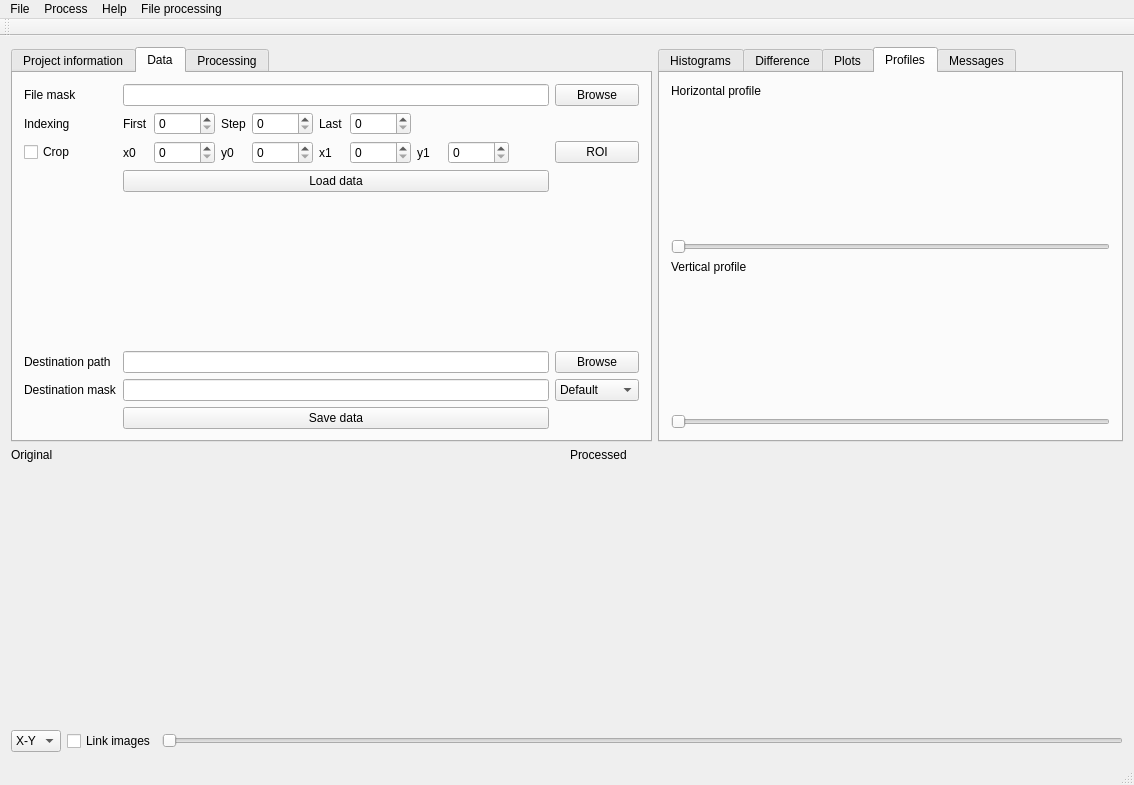
<?xml version="1.0" encoding="UTF-8"?>
<ui version="4.0">
 <class>KipToolMainWindow</class>
 <widget class="QMainWindow" name="KipToolMainWindow">
  <property name="geometry">
   <rect>
    <x>0</x>
    <y>0</y>
    <width>1134</width>
    <height>785</height>
   </rect>
  </property>
  <property name="windowTitle">
   <string>QtKipTool</string>
  </property>
  <widget class="QWidget" name="centralWidget">
   <layout class="QVBoxLayout" name="verticalLayout_2">
    <item>
     <layout class="QVBoxLayout" name="verticalLayout_global">
      <property name="topMargin">
       <number>0</number>
      </property>
      <item>
       <layout class="QHBoxLayout" name="horizontalLayout_forms">
        <item>
         <widget class="QTabWidget" name="tabWidget_forms">
          <property name="currentIndex">
           <number>1</number>
          </property>
          <widget class="QWidget" name="tab_projectinfo">
           <attribute name="title">
            <string>Project information</string>
           </attribute>
           <layout class="QFormLayout" name="formLayout_2">
            <property name="fieldGrowthPolicy">
             <enum>QFormLayout::AllNonFixedFieldsGrow</enum>
            </property>
            <item row="1" column="0">
             <widget class="QLabel" name="label_3">
              <property name="text">
               <string>Project</string>
              </property>
             </widget>
            </item>
            <item row="1" column="1">
             <widget class="QLineEdit" name="edit_projectname"/>
            </item>
            <item row="2" column="0">
             <widget class="QLabel" name="label_4">
              <property name="text">
               <string>User</string>
              </property>
             </widget>
            </item>
            <item row="2" column="1">
             <widget class="QLineEdit" name="edit_username"/>
            </item>
            <item row="3" column="0">
             <widget class="QLabel" name="label_5">
              <property name="text">
               <string>Sample</string>
              </property>
             </widget>
            </item>
            <item row="3" column="1">
             <widget class="QLineEdit" name="edit_samplename"/>
            </item>
            <item row="4" column="0">
             <widget class="QLabel" name="label_6">
              <property name="text">
               <string>Instrument</string>
              </property>
             </widget>
            </item>
            <item row="4" column="1">
             <widget class="QLineEdit" name="edit_instrument"/>
            </item>
            <item row="5" column="0">
             <widget class="QLabel" name="label_7">
              <property name="text">
               <string>Description</string>
              </property>
             </widget>
            </item>
            <item row="6" column="1">
             <widget class="QTextEdit" name="text_description"/>
            </item>
           </layout>
          </widget>
          <widget class="QWidget" name="tab_datainfo">
           <attribute name="title">
            <string>Data</string>
           </attribute>
           <layout class="QGridLayout" name="gridLayout">
            <item row="3" column="4">
             <widget class="QPushButton" name="button_getROI">
              <property name="text">
               <string>ROI</string>
              </property>
             </widget>
            </item>
            <item row="2" column="3">
             <layout class="QHBoxLayout" name="horizontalLayout_indexing">
              <item>
               <widget class="QLabel" name="label_16">
                <property name="sizePolicy">
                 <sizepolicy hsizetype="Maximum" vsizetype="Preferred">
                  <horstretch>0</horstretch>
                  <verstretch>0</verstretch>
                 </sizepolicy>
                </property>
                <property name="minimumSize">
                 <size>
                  <width>25</width>
                  <height>0</height>
                 </size>
                </property>
                <property name="text">
                 <string>First</string>
                </property>
               </widget>
              </item>
              <item>
               <widget class="QSpinBox" name="spin_idxfirst">
                <property name="sizePolicy">
                 <sizepolicy hsizetype="Maximum" vsizetype="Fixed">
                  <horstretch>0</horstretch>
                  <verstretch>0</verstretch>
                 </sizepolicy>
                </property>
                <property name="minimumSize">
                 <size>
                  <width>40</width>
                  <height>0</height>
                 </size>
                </property>
                <property name="maximum">
                 <number>10000</number>
                </property>
               </widget>
              </item>
              <item>
               <widget class="QLabel" name="label_15">
                <property name="sizePolicy">
                 <sizepolicy hsizetype="Maximum" vsizetype="Preferred">
                  <horstretch>0</horstretch>
                  <verstretch>0</verstretch>
                 </sizepolicy>
                </property>
                <property name="minimumSize">
                 <size>
                  <width>25</width>
                  <height>0</height>
                 </size>
                </property>
                <property name="text">
                 <string>Step</string>
                </property>
               </widget>
              </item>
              <item>
               <widget class="QSpinBox" name="spin_idxstep">
                <property name="sizePolicy">
                 <sizepolicy hsizetype="Maximum" vsizetype="Fixed">
                  <horstretch>0</horstretch>
                  <verstretch>0</verstretch>
                 </sizepolicy>
                </property>
                <property name="minimumSize">
                 <size>
                  <width>40</width>
                  <height>0</height>
                 </size>
                </property>
                <property name="maximum">
                 <number>10000</number>
                </property>
               </widget>
              </item>
              <item>
               <widget class="QLabel" name="label_17">
                <property name="sizePolicy">
                 <sizepolicy hsizetype="Maximum" vsizetype="Preferred">
                  <horstretch>0</horstretch>
                  <verstretch>0</verstretch>
                 </sizepolicy>
                </property>
                <property name="minimumSize">
                 <size>
                  <width>25</width>
                  <height>0</height>
                 </size>
                </property>
                <property name="text">
                 <string>Last</string>
                </property>
               </widget>
              </item>
              <item>
               <widget class="QSpinBox" name="spin_idxlast">
                <property name="sizePolicy">
                 <sizepolicy hsizetype="Maximum" vsizetype="Fixed">
                  <horstretch>0</horstretch>
                  <verstretch>0</verstretch>
                 </sizepolicy>
                </property>
                <property name="minimumSize">
                 <size>
                  <width>40</width>
                  <height>0</height>
                 </size>
                </property>
                <property name="maximum">
                 <number>10000</number>
                </property>
               </widget>
              </item>
              <item>
               <spacer name="horizontalSpacer_indexing">
                <property name="orientation">
                 <enum>Qt::Horizontal</enum>
                </property>
                <property name="sizeHint" stdset="0">
                 <size>
                  <width>40</width>
                  <height>20</height>
                 </size>
                </property>
               </spacer>
              </item>
             </layout>
            </item>
            <item row="3" column="0">
             <widget class="QCheckBox" name="check_crop">
              <property name="text">
               <string>Crop</string>
              </property>
             </widget>
            </item>
            <item row="6" column="4">
             <widget class="QPushButton" name="button_browsedestination">
              <property name="text">
               <string>Browse</string>
              </property>
             </widget>
            </item>
            <item row="6" column="0">
             <widget class="QLabel" name="label_18">
              <property name="text">
               <string>Destination path</string>
              </property>
             </widget>
            </item>
            <item row="7" column="0">
             <widget class="QLabel" name="label_19">
              <property name="text">
               <string>Destination mask</string>
              </property>
             </widget>
            </item>
            <item row="8" column="3">
             <widget class="QPushButton" name="button_savedata">
              <property name="text">
               <string>Save data</string>
              </property>
             </widget>
            </item>
            <item row="6" column="3">
             <widget class="QLineEdit" name="edit_destinationpath"/>
            </item>
            <item row="7" column="3">
             <widget class="QLineEdit" name="edit_destinationmask"/>
            </item>
            <item row="7" column="4">
             <widget class="QComboBox" name="combo_FileType">
              <item>
               <property name="text">
                <string>Default</string>
               </property>
              </item>
              <item>
               <property name="text">
                <string>8bit TIFF</string>
               </property>
              </item>
              <item>
               <property name="text">
                <string>16bit TIFF</string>
               </property>
              </item>
              <item>
               <property name="text">
                <string>float TIFF</string>
               </property>
              </item>
             </widget>
            </item>
            <item row="0" column="4">
             <widget class="QPushButton" name="button_browsedatapath">
              <property name="text">
               <string>Browse</string>
              </property>
             </widget>
            </item>
            <item row="2" column="0">
             <widget class="QLabel" name="label_14">
              <property name="text">
               <string>Indexing</string>
              </property>
             </widget>
            </item>
            <item row="5" column="0">
             <spacer name="verticalSpacer">
              <property name="orientation">
               <enum>Qt::Vertical</enum>
              </property>
              <property name="sizeHint" stdset="0">
               <size>
                <width>20</width>
                <height>40</height>
               </size>
              </property>
             </spacer>
            </item>
            <item row="3" column="3">
             <layout class="QHBoxLayout" name="horizontalLayout_crop">
              <item>
               <widget class="QLabel" name="label_10">
                <property name="sizePolicy">
                 <sizepolicy hsizetype="Maximum" vsizetype="Preferred">
                  <horstretch>0</horstretch>
                  <verstretch>0</verstretch>
                 </sizepolicy>
                </property>
                <property name="minimumSize">
                 <size>
                  <width>25</width>
                  <height>0</height>
                 </size>
                </property>
                <property name="text">
                 <string>x0</string>
                </property>
               </widget>
              </item>
              <item>
               <widget class="QSpinBox" name="spin_crop0">
                <property name="sizePolicy">
                 <sizepolicy hsizetype="Maximum" vsizetype="Fixed">
                  <horstretch>0</horstretch>
                  <verstretch>0</verstretch>
                 </sizepolicy>
                </property>
                <property name="minimumSize">
                 <size>
                  <width>40</width>
                  <height>0</height>
                 </size>
                </property>
                <property name="maximum">
                 <number>10000</number>
                </property>
               </widget>
              </item>
              <item>
               <widget class="QLabel" name="label_11">
                <property name="sizePolicy">
                 <sizepolicy hsizetype="Maximum" vsizetype="Preferred">
                  <horstretch>0</horstretch>
                  <verstretch>0</verstretch>
                 </sizepolicy>
                </property>
                <property name="minimumSize">
                 <size>
                  <width>25</width>
                  <height>0</height>
                 </size>
                </property>
                <property name="text">
                 <string>y0</string>
                </property>
               </widget>
              </item>
              <item>
               <widget class="QSpinBox" name="spin_crop1">
                <property name="sizePolicy">
                 <sizepolicy hsizetype="Maximum" vsizetype="Fixed">
                  <horstretch>0</horstretch>
                  <verstretch>0</verstretch>
                 </sizepolicy>
                </property>
                <property name="minimumSize">
                 <size>
                  <width>40</width>
                  <height>0</height>
                 </size>
                </property>
                <property name="maximum">
                 <number>10000</number>
                </property>
               </widget>
              </item>
              <item>
               <widget class="QLabel" name="label_12">
                <property name="sizePolicy">
                 <sizepolicy hsizetype="Maximum" vsizetype="Preferred">
                  <horstretch>0</horstretch>
                  <verstretch>0</verstretch>
                 </sizepolicy>
                </property>
                <property name="minimumSize">
                 <size>
                  <width>25</width>
                  <height>0</height>
                 </size>
                </property>
                <property name="text">
                 <string>x1</string>
                </property>
               </widget>
              </item>
              <item>
               <widget class="QSpinBox" name="spin_crop2">
                <property name="sizePolicy">
                 <sizepolicy hsizetype="Maximum" vsizetype="Fixed">
                  <horstretch>0</horstretch>
                  <verstretch>0</verstretch>
                 </sizepolicy>
                </property>
                <property name="minimumSize">
                 <size>
                  <width>40</width>
                  <height>0</height>
                 </size>
                </property>
                <property name="maximum">
                 <number>10000</number>
                </property>
               </widget>
              </item>
              <item>
               <widget class="QLabel" name="label_13">
                <property name="sizePolicy">
                 <sizepolicy hsizetype="Maximum" vsizetype="Preferred">
                  <horstretch>0</horstretch>
                  <verstretch>0</verstretch>
                 </sizepolicy>
                </property>
                <property name="minimumSize">
                 <size>
                  <width>25</width>
                  <height>0</height>
                 </size>
                </property>
                <property name="text">
                 <string>y1</string>
                </property>
               </widget>
              </item>
              <item>
               <widget class="QSpinBox" name="spin_crop3">
                <property name="sizePolicy">
                 <sizepolicy hsizetype="Maximum" vsizetype="Fixed">
                  <horstretch>0</horstretch>
                  <verstretch>0</verstretch>
                 </sizepolicy>
                </property>
                <property name="minimumSize">
                 <size>
                  <width>40</width>
                  <height>0</height>
                 </size>
                </property>
                <property name="maximum">
                 <number>10000</number>
                </property>
               </widget>
              </item>
              <item>
               <spacer name="horizontalSpacer_crop">
                <property name="orientation">
                 <enum>Qt::Horizontal</enum>
                </property>
                <property name="sizeHint" stdset="0">
                 <size>
                  <width>40</width>
                  <height>20</height>
                 </size>
                </property>
               </spacer>
              </item>
             </layout>
            </item>
            <item row="4" column="3">
             <widget class="QPushButton" name="button_loaddata">
              <property name="text">
               <string>Load data</string>
              </property>
             </widget>
            </item>
            <item row="0" column="3">
             <widget class="QLineEdit" name="edit_datafilemask">
              <property name="minimumSize">
               <size>
                <width>300</width>
                <height>0</height>
               </size>
              </property>
             </widget>
            </item>
            <item row="0" column="0">
             <widget class="QLabel" name="label_9">
              <property name="text">
               <string>File mask</string>
              </property>
             </widget>
            </item>
           </layout>
          </widget>
          <widget class="QWidget" name="tab_7">
           <attribute name="title">
            <string>Processing</string>
           </attribute>
           <layout class="QVBoxLayout" name="verticalLayout_13">
            <item>
             <layout class="QVBoxLayout" name="verticalLayout_12">
              <item>
               <widget class="ModuleChainConfiguratorWidget" name="widget_moduleconfigurator" native="true"/>
              </item>
             </layout>
            </item>
           </layout>
          </widget>
         </widget>
        </item>
        <item>
         <widget class="QTabWidget" name="tabWidget_plots">
          <property name="currentIndex">
           <number>3</number>
          </property>
          <widget class="QWidget" name="tab_histograms">
           <property name="enabled">
            <bool>false</bool>
           </property>
           <attribute name="title">
            <string>Histograms</string>
           </attribute>
           <layout class="QVBoxLayout" name="verticalLayout_9">
            <item>
             <layout class="QVBoxLayout" name="verticalLayout_8">
              <item>
               <widget class="QtAddons::Plotter" name="plotter_histogram" native="true"/>
              </item>
             </layout>
            </item>
           </layout>
          </widget>
          <widget class="QWidget" name="tab_differenceimage">
           <attribute name="title">
            <string>Difference</string>
           </attribute>
           <layout class="QVBoxLayout" name="verticalLayout_3">
            <item>
             <layout class="QVBoxLayout" name="verticalLayout">
              <item>
               <widget class="QtAddons::ImageViewerWidget" name="imageviewer_difference" native="true"/>
              </item>
             </layout>
            </item>
           </layout>
          </widget>
          <widget class="QWidget" name="tab_plots">
           <attribute name="title">
            <string>Plots</string>
           </attribute>
           <layout class="QVBoxLayout" name="verticalLayout_7">
            <item>
             <layout class="QVBoxLayout" name="verticalLayout_plots">
              <item>
               <widget class="QComboBox" name="combo_plotselector"/>
              </item>
              <item>
               <widget class="QtAddons::Plotter" name="plotter_plots" native="true"/>
              </item>
             </layout>
            </item>
           </layout>
          </widget>
          <widget class="QWidget" name="tab">
           <attribute name="title">
            <string>Profiles</string>
           </attribute>
           <layout class="QHBoxLayout" name="horizontalLayout_3">
            <item>
             <layout class="QVBoxLayout" name="verticalLayout_4">
              <item>
               <widget class="QLabel" name="label_20">
                <property name="sizePolicy">
                 <sizepolicy hsizetype="Preferred" vsizetype="Fixed">
                  <horstretch>0</horstretch>
                  <verstretch>0</verstretch>
                 </sizepolicy>
                </property>
                <property name="text">
                 <string>Horizontal profile</string>
                </property>
               </widget>
              </item>
              <item>
               <widget class="QtAddons::Plotter" name="plotter_hprofile" native="true"/>
              </item>
              <item>
               <widget class="QSlider" name="slider_hprofile">
                <property name="orientation">
                 <enum>Qt::Horizontal</enum>
                </property>
               </widget>
              </item>
              <item>
               <widget class="QLabel" name="label_21">
                <property name="sizePolicy">
                 <sizepolicy hsizetype="Preferred" vsizetype="Fixed">
                  <horstretch>0</horstretch>
                  <verstretch>0</verstretch>
                 </sizepolicy>
                </property>
                <property name="text">
                 <string>Vertical profile</string>
                </property>
               </widget>
              </item>
              <item>
               <widget class="QtAddons::Plotter" name="plotter_vprofile" native="true"/>
              </item>
              <item>
               <widget class="QSlider" name="slider_vprofile">
                <property name="orientation">
                 <enum>Qt::Horizontal</enum>
                </property>
               </widget>
              </item>
             </layout>
            </item>
           </layout>
          </widget>
          <widget class="QWidget" name="tab_messages">
           <attribute name="title">
            <string>Messages</string>
           </attribute>
           <layout class="QVBoxLayout" name="verticalLayout_11">
            <item>
             <layout class="QVBoxLayout" name="verticalLayout_messages">
              <item>
               <widget class="QtAddons::QtLogViewer" name="widget_logviewer" native="true"/>
              </item>
             </layout>
            </item>
           </layout>
          </widget>
         </widget>
        </item>
       </layout>
      </item>
      <item>
       <layout class="QVBoxLayout" name="verticalLayout_images">
        <item>
         <layout class="QHBoxLayout" name="horizontalLayout_4">
          <item>
           <layout class="QVBoxLayout" name="verticalLayout_origimg">
            <item>
             <widget class="QLabel" name="label">
              <property name="sizePolicy">
               <sizepolicy hsizetype="Preferred" vsizetype="Maximum">
                <horstretch>0</horstretch>
                <verstretch>0</verstretch>
               </sizepolicy>
              </property>
              <property name="text">
               <string>Original</string>
              </property>
             </widget>
            </item>
            <item>
             <widget class="QtAddons::ImageViewerWidget" name="imageviewer_original" native="true">
              <property name="minimumSize">
               <size>
                <width>0</width>
                <height>256</height>
               </size>
              </property>
             </widget>
            </item>
           </layout>
          </item>
          <item>
           <layout class="QVBoxLayout" name="verticalLayout_procimg">
            <item>
             <widget class="QLabel" name="label_2">
              <property name="sizePolicy">
               <sizepolicy hsizetype="Preferred" vsizetype="Maximum">
                <horstretch>0</horstretch>
                <verstretch>0</verstretch>
               </sizepolicy>
              </property>
              <property name="text">
               <string>Processed</string>
              </property>
             </widget>
            </item>
            <item>
             <widget class="QtAddons::ImageViewerWidget" name="imageviewer_processed" native="true">
              <property name="minimumSize">
               <size>
                <width>256</width>
                <height>0</height>
               </size>
              </property>
             </widget>
            </item>
           </layout>
          </item>
         </layout>
        </item>
       </layout>
      </item>
      <item>
       <layout class="QHBoxLayout" name="horizontalLayout_2">
        <property name="topMargin">
         <number>0</number>
        </property>
        <item>
         <widget class="QComboBox" name="combo_sliceplane">
          <item>
           <property name="text">
            <string>X-Y</string>
           </property>
          </item>
          <item>
           <property name="text">
            <string>X-Z</string>
           </property>
          </item>
          <item>
           <property name="text">
            <string>Y-Z</string>
           </property>
          </item>
         </widget>
        </item>
        <item>
         <widget class="QCheckBox" name="check_linkviewers">
          <property name="text">
           <string>Link images</string>
          </property>
          <property name="checked">
           <bool>false</bool>
          </property>
         </widget>
        </item>
        <item>
         <widget class="QSlider" name="slider_images">
          <property name="orientation">
           <enum>Qt::Horizontal</enum>
          </property>
         </widget>
        </item>
       </layout>
      </item>
     </layout>
    </item>
   </layout>
  </widget>
  <widget class="QMenuBar" name="menuBar">
   <property name="geometry">
    <rect>
     <x>0</x>
     <y>0</y>
     <width>1134</width>
     <height>22</height>
    </rect>
   </property>
   <widget class="QMenu" name="menuFile">
    <property name="title">
     <string>File</string>
    </property>
    <addaction name="actionNew"/>
    <addaction name="actionOpen"/>
    <addaction name="actionSave"/>
    <addaction name="actionSave_as"/>
    <addaction name="actionQuit"/>
   </widget>
   <widget class="QMenu" name="menuProcess">
    <property name="title">
     <string>Process</string>
    </property>
    <addaction name="actionStart_processing"/>
    <addaction name="actionProcessing_history"/>
    <addaction name="actionClear_History"/>
   </widget>
   <widget class="QMenu" name="menuHelp">
    <property name="title">
     <string>Help</string>
    </property>
    <addaction name="actionAbout"/>
   </widget>
   <widget class="QMenu" name="menuFile_processing">
    <property name="title">
     <string>File processing</string>
    </property>
    <addaction name="actionGeneric_file_conversion"/>
   </widget>
   <addaction name="menuFile"/>
   <addaction name="menuProcess"/>
   <addaction name="menuHelp"/>
   <addaction name="menuFile_processing"/>
  </widget>
  <widget class="QToolBar" name="mainToolBar">
   <attribute name="toolBarArea">
    <enum>TopToolBarArea</enum>
   </attribute>
   <attribute name="toolBarBreak">
    <bool>false</bool>
   </attribute>
  </widget>
  <widget class="QStatusBar" name="statusBar"/>
  <action name="actionNew">
   <property name="text">
    <string>New</string>
   </property>
  </action>
  <action name="actionOpen">
   <property name="text">
    <string>Open</string>
   </property>
  </action>
  <action name="actionSave">
   <property name="text">
    <string>Save</string>
   </property>
  </action>
  <action name="actionSave_as">
   <property name="text">
    <string>Save as</string>
   </property>
  </action>
  <action name="actionQuit">
   <property name="text">
    <string>Quit</string>
   </property>
  </action>
  <action name="actionStart_processing">
   <property name="text">
    <string>Start processing</string>
   </property>
   <property name="shortcutContext">
    <enum>Qt::WindowShortcut</enum>
   </property>
  </action>
  <action name="actionAbout">
   <property name="text">
    <string>About</string>
   </property>
  </action>
  <action name="actionProcessing_history">
   <property name="text">
    <string>Processing history</string>
   </property>
  </action>
  <action name="actionClear_History">
   <property name="text">
    <string>Clear History</string>
   </property>
  </action>
  <action name="actionGeneric_file_conversion">
   <property name="text">
    <string>Generic file conversion</string>
   </property>
  </action>
 </widget>
 <layoutdefault spacing="6" margin="11"/>
 <customwidgets>
  <customwidget>
   <class>QtAddons::QtLogViewer</class>
   <extends>QWidget</extends>
   <header location="global">qtlogviewer.h</header>
   <container>1</container>
  </customwidget>
  <customwidget>
   <class>QtAddons::ImageViewerWidget</class>
   <extends>QWidget</extends>
   <header location="global">imageviewerwidget.h</header>
   <container>1</container>
  </customwidget>
  <customwidget>
   <class>ModuleChainConfiguratorWidget</class>
   <extends>QWidget</extends>
   <header location="global">modulechainconfiguratorwidget.h</header>
   <container>1</container>
  </customwidget>
  <customwidget>
   <class>QtAddons::Plotter</class>
   <extends>QWidget</extends>
   <header location="global">plotter.h</header>
   <container>1</container>
  </customwidget>
 </customwidgets>
 <resources/>
 <connections/>
</ui>
